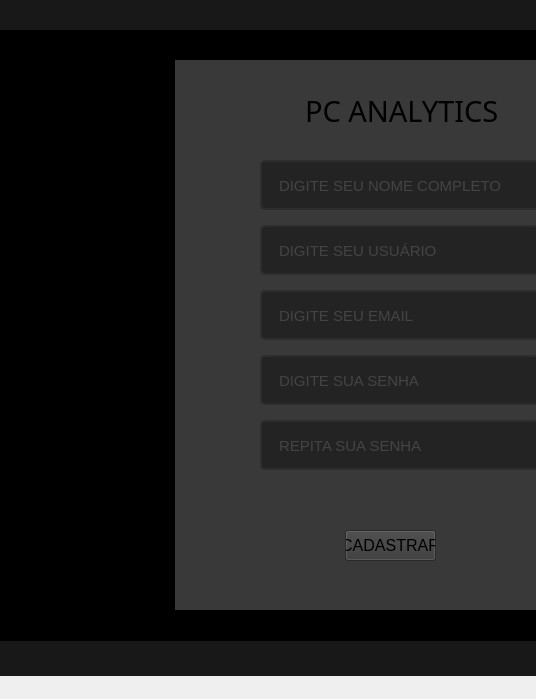
<?xml version="1.0" encoding="UTF-8"?>
<ui version="4.0">
 <class>MainWindow</class>
 <widget class="QMainWindow" name="MainWindow">
  <property name="geometry">
   <rect>
    <x>0</x>
    <y>0</y>
    <width>536</width>
    <height>699</height>
   </rect>
  </property>
  <property name="windowTitle">
   <string>MainWindow</string>
  </property>
  <widget class="QWidget" name="centralwidget">
   <widget class="QFrame" name="content">
    <property name="geometry">
     <rect>
      <x>0</x>
      <y>30</y>
      <width>801</width>
      <height>611</height>
     </rect>
    </property>
    <property name="styleSheet">
     <string notr="true">background-color: rgb(0, 0, 0);</string>
    </property>
    <property name="frameShape">
     <enum>QFrame::NoFrame</enum>
    </property>
    <property name="frameShadow">
     <enum>QFrame::Raised</enum>
    </property>
    <layout class="QHBoxLayout" name="horizontalLayout">
     <item>
      <widget class="QFrame" name="login_area">
       <property name="maximumSize">
        <size>
         <width>450</width>
         <height>550</height>
        </size>
       </property>
       <property name="styleSheet">
        <string notr="true">background-color: rgb(57, 57, 57);</string>
       </property>
       <property name="frameShape">
        <enum>QFrame::NoFrame</enum>
       </property>
       <property name="frameShadow">
        <enum>QFrame::Raised</enum>
       </property>
       <widget class="QLineEdit" name="lineEdit">
        <property name="geometry">
         <rect>
          <x>85</x>
          <y>100</y>
          <width>280</width>
          <height>50</height>
         </rect>
        </property>
        <property name="font">
         <font>
          <family>Segoe UI</family>
          <pointsize>11</pointsize>
         </font>
        </property>
        <property name="styleSheet">
         <string notr="true">QLineEdit {

	border: 2px solid rgb(45,45,45);
	border-radius: 5px;
	padding: 15px;
	background-color: rgb(35, 35, 35);
	color: rgb(100, 100, 100)
}</string>
        </property>
        <property name="placeholderText">
         <string>DIGITE SEU NOME COMPLETO</string>
        </property>
        <property name="cursorMoveStyle">
         <enum>Qt::LogicalMoveStyle</enum>
        </property>
       </widget>
       <widget class="QLineEdit" name="lineEdit_2">
        <property name="geometry">
         <rect>
          <x>85</x>
          <y>165</y>
          <width>280</width>
          <height>50</height>
         </rect>
        </property>
        <property name="font">
         <font>
          <family>Segoe UI</family>
          <pointsize>11</pointsize>
         </font>
        </property>
        <property name="styleSheet">
         <string notr="true">QLineEdit {

	border: 2px solid rgb(45,45,45);
	border-radius: 5px;
	padding: 15px;
	background-color: rgb(35, 35, 35);
	color: rgb(100, 100, 100)
}</string>
        </property>
        <property name="echoMode">
         <enum>QLineEdit::Normal</enum>
        </property>
        <property name="placeholderText">
         <string>DIGITE SEU USUÁRIO</string>
        </property>
        <property name="cursorMoveStyle">
         <enum>Qt::LogicalMoveStyle</enum>
        </property>
       </widget>
       <widget class="QLabel" name="label_2">
        <property name="geometry">
         <rect>
          <x>130</x>
          <y>10</y>
          <width>211</width>
          <height>81</height>
         </rect>
        </property>
        <property name="font">
         <font>
          <family>Sitka Subheading</family>
          <pointsize>22</pointsize>
         </font>
        </property>
        <property name="text">
         <string>PC ANALYTICS</string>
        </property>
       </widget>
       <widget class="QLineEdit" name="lineEdit_3">
        <property name="geometry">
         <rect>
          <x>85</x>
          <y>230</y>
          <width>280</width>
          <height>50</height>
         </rect>
        </property>
        <property name="font">
         <font>
          <family>Segoe UI</family>
          <pointsize>11</pointsize>
         </font>
        </property>
        <property name="styleSheet">
         <string notr="true">QLineEdit {

	border: 2px solid rgb(45,45,45);
	border-radius: 5px;
	padding: 15px;
	background-color: rgb(35, 35, 35);
	color: rgb(100, 100, 100)
}</string>
        </property>
        <property name="echoMode">
         <enum>QLineEdit::Normal</enum>
        </property>
        <property name="placeholderText">
         <string>DIGITE SEU EMAIL</string>
        </property>
        <property name="cursorMoveStyle">
         <enum>Qt::LogicalMoveStyle</enum>
        </property>
       </widget>
       <widget class="QLineEdit" name="lineEdit_4">
        <property name="geometry">
         <rect>
          <x>85</x>
          <y>295</y>
          <width>280</width>
          <height>50</height>
         </rect>
        </property>
        <property name="font">
         <font>
          <family>Segoe UI</family>
          <pointsize>11</pointsize>
         </font>
        </property>
        <property name="styleSheet">
         <string notr="true">QLineEdit {

	border: 2px solid rgb(45,45,45);
	border-radius: 5px;
	padding: 15px;
	background-color: rgb(35, 35, 35);
	color: rgb(100, 100, 100)
}</string>
        </property>
        <property name="echoMode">
         <enum>QLineEdit::Password</enum>
        </property>
        <property name="placeholderText">
         <string>DIGITE SUA SENHA</string>
        </property>
        <property name="cursorMoveStyle">
         <enum>Qt::LogicalMoveStyle</enum>
        </property>
       </widget>
       <widget class="QLineEdit" name="lineEdit_5">
        <property name="geometry">
         <rect>
          <x>85</x>
          <y>360</y>
          <width>280</width>
          <height>50</height>
         </rect>
        </property>
        <property name="font">
         <font>
          <family>Segoe UI</family>
          <pointsize>11</pointsize>
         </font>
        </property>
        <property name="styleSheet">
         <string notr="true">QLineEdit {

	border: 2px solid rgb(45,45,45);
	border-radius: 5px;
	padding: 15px;
	background-color: rgb(35, 35, 35);
	color: rgb(100, 100, 100)
}</string>
        </property>
        <property name="echoMode">
         <enum>QLineEdit::Password</enum>
        </property>
        <property name="placeholderText">
         <string>REPITA SUA SENHA</string>
        </property>
        <property name="cursorMoveStyle">
         <enum>Qt::LogicalMoveStyle</enum>
        </property>
       </widget>
       <widget class="QPushButton" name="pushButton">
        <property name="geometry">
         <rect>
          <x>170</x>
          <y>470</y>
          <width>91</width>
          <height>31</height>
         </rect>
        </property>
        <property name="font">
         <font>
          <pointsize>12</pointsize>
         </font>
        </property>
        <property name="text">
         <string>CADASTRAR</string>
        </property>
       </widget>
       <widget class="QLabel" name="label_4">
        <property name="geometry">
         <rect>
          <x>50</x>
          <y>440</y>
          <width>331</width>
          <height>20</height>
         </rect>
        </property>
        <property name="text">
         <string/>
        </property>
       </widget>
      </widget>
     </item>
    </layout>
   </widget>
   <widget class="QFrame" name="bottom">
    <property name="geometry">
     <rect>
      <x>0</x>
      <y>641</y>
      <width>801</width>
      <height>35</height>
     </rect>
    </property>
    <property name="maximumSize">
     <size>
      <width>16777215</width>
      <height>35</height>
     </size>
    </property>
    <property name="styleSheet">
     <string notr="true">background-color: rgb(24, 24, 24)</string>
    </property>
    <property name="frameShape">
     <enum>QFrame::NoFrame</enum>
    </property>
    <property name="frameShadow">
     <enum>QFrame::Raised</enum>
    </property>
   </widget>
   <widget class="QFrame" name="top_bar">
    <property name="geometry">
     <rect>
      <x>0</x>
      <y>-5</y>
      <width>801</width>
      <height>35</height>
     </rect>
    </property>
    <property name="maximumSize">
     <size>
      <width>16777215</width>
      <height>35</height>
     </size>
    </property>
    <property name="styleSheet">
     <string notr="true">background-color: rgb(24, 24, 24)</string>
    </property>
    <property name="frameShape">
     <enum>QFrame::NoFrame</enum>
    </property>
    <property name="frameShadow">
     <enum>QFrame::Raised</enum>
    </property>
    <layout class="QHBoxLayout" name="horizontalLayout_2">
     <property name="spacing">
      <number>0</number>
     </property>
     <property name="leftMargin">
      <number>0</number>
     </property>
     <property name="topMargin">
      <number>5</number>
     </property>
     <property name="rightMargin">
      <number>0</number>
     </property>
     <property name="bottomMargin">
      <number>0</number>
     </property>
    </layout>
   </widget>
  </widget>
  <widget class="QMenuBar" name="menubar">
   <property name="geometry">
    <rect>
     <x>0</x>
     <y>0</y>
     <width>536</width>
     <height>21</height>
    </rect>
   </property>
  </widget>
 </widget>
 <resources/>
 <connections/>
</ui>
